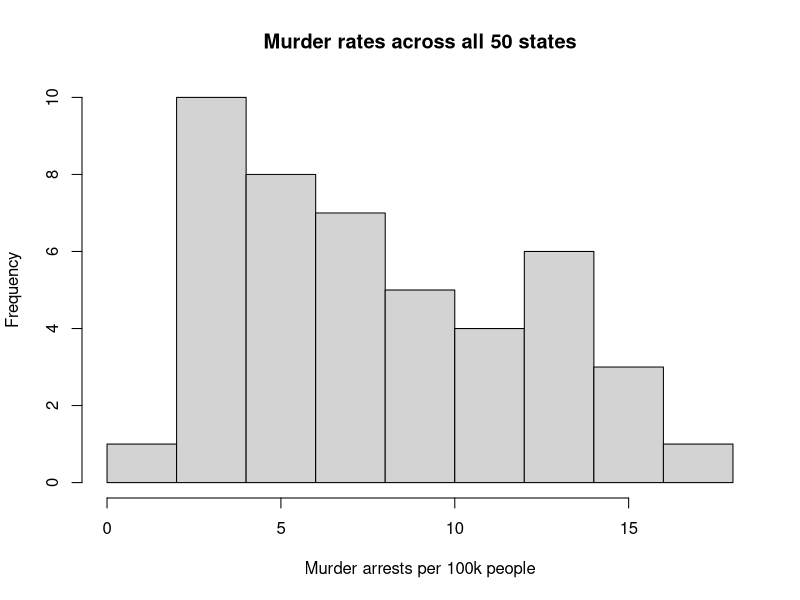
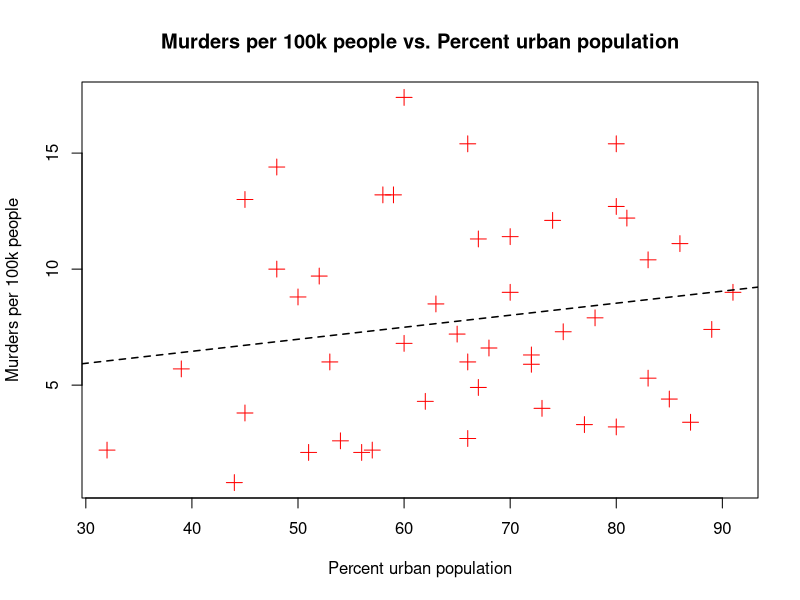

Source code (R) for these figures, in order:
## ---- chunk 1
knitr::opts_chunk$set(echo = TRUE)
## ---- chunk 2
# Glossary:
# Murder: Number of Murders arrests per 100,000 people
# Assult: Number of Assults arrests per 100,000 people
# UrbanPop: Percentage of Urban Population
# Rape: Number of Rape arrests per 100,000 people

usa_df <- read.csv("arrests.csv")
head(usa_df)
## ---- chunk 3
# na.rm: Whether NA values are stripped prior to calculation; FALSE by default
# Remove NA values under ONLY Assult, then calculate the mean
mean(usa_df$Assault, na.rm = TRUE)
## ---- chunk 4
# na.omit(): Remove NA values under ALL rows and ALL columns by omitting the rows they are on
usa_cleaned_df <- na.omit(usa_df)
mean(usa_cleaned_df$Assault)
## ---- chunk 5
# Check along the UrbanPop column which rows have a value ABOVE 75
pop_above_75 <- usa_cleaned_df$UrbanPop > 75

# usa_cleaned_df$Assault[pop_above_75]: Retrieve only rows under Assult with UrbanPop > 75

# Mean
mean(usa_cleaned_df$Assault[pop_above_75])

# Standard Deviation
sd(usa_cleaned_df$Assault[pop_above_75])

# No. Observation
length(usa_cleaned_df$Assault[pop_above_75])
## ---- chunk 6
# Fill in the dots (...). Check the previous chunk in case you are stuck
# Check along the UrbanPop column which rows have a value BELOW 65
pop_below_65 <- usa_cleaned_df$UrbanPop < 65

# Hint:
# usa_cleaned_df$Assault[pop_above_75]: Retrieve only rows under Assult with UrbanPop > 75
# What should you do to get only rows with UrbanPop < 65?

# Mean
mean(usa_cleaned_df$Assault[pop_below_65])

# Standard Deviation
sd(usa_cleaned_df$Assault[pop_below_65])

# No. Observation
length(usa_cleaned_df$Assault[pop_below_65])
## ---- chunk 7
# main: Title the plot (character)
# xlab: Label the horizontal or x-axis (character)

# Fill in the variable's column name over the dots (...)
# We use the cleaned data (usa_cleaned_df) with no NA value

hist(
  usa_cleaned_df$Murder,
  main = "Murder rates across all 50 states",
  xlab = "Murder arrests per 100k people"
)
## ---- chunk 8
# lm: Fit a linear model.
# y ~ x: Specify that y and x are your DEPENDENT and INDEPENDENT variables
# data: The data frame or table from which we are pulling the values
# summary(): Print a summary table for the model
# You can read the goodness of fit (R-squared) from the summary table

usa_model <- lm(Murder ~ UrbanPop, data = usa_cleaned_df)
summary(usa_model)
## ---- chunk 9
# y ~ x means that we are plotting the variables y on the y-axis and x on the x-axis
# We use these arguments to plot the data and label the scatter plot:
# main: Title the plot (character)
# xlab: Label the horizontal or x-axis (character)
# ylab: Label the vertical or y-axis (character)
# col: The colors of the points (character); see https://r-charts.com/colors/
# pch: The symbols of the points (numerical); see https://r-charts.com/base-r/pch-symbols/
# cex: The sizes of the points (numerical)
# Fill in the dots based on the two variables you choose!

plot(
  usa_df$Murder ~ usa_df$UrbanPop,
  main = "Murders per 100k people vs. Percent urban population",
  xlab = "Percent urban population",
  ylab = "Murders per 100k people",
  col = "red",
  pch = 3,
  cex = 1.5
)

# We use abline(model_name) to add regression lines to scatterplots
# lwd: Line width
# lty: Line type (lty = 2 makes dashed lines); see https://r-charts.com/base-r/line-types/
abline(usa_model, lwd = 1.5, lty = 2)
